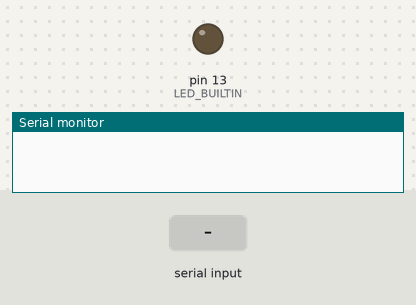
Recording of a sketch running on a simulated Arduino Uno, built with avr-gcc and run on an emulated ATmega328P. On the bench: output pins drawn as LEDs (lit = HIGH), the last lines printed to the serial monitor. Dashed ring = blinking. Inputs (shaded band) come from the test bench.

Above: at 1.2 s.
1.3 s: "90,45\n" received over Serial
At 3.45 s:
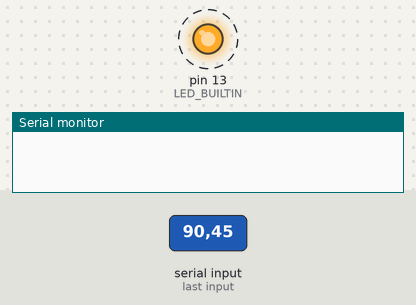
At 6.3 s:
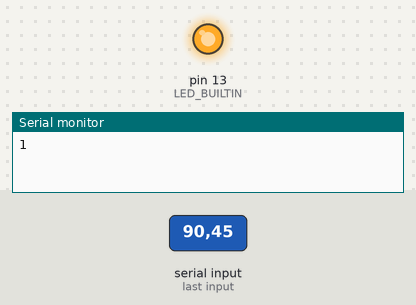
Timing chart, 0 to 7.8 s (numbered marks = the images above; inputs shaded):
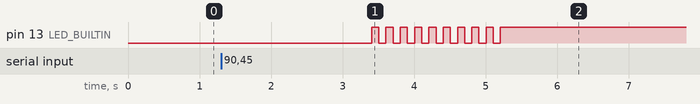

The sketch:

realtest.ino
```cpp
#include <VarSpeedServo.h>
VarSpeedServo myservo1,myservo2,myservo3,myservo4,myservo5;
float serv[4];

float j1=90;float j2=120;float j3=50;float j4=90; float j5=10;

int a;
const int servoPin1 =6; // the digital pin used for the servo
const int servoPin2 =7;
const int servoPin3=8;
const int servoPin4=9;
const int servoPin5=10;

void setup()
{
  a=6;
  pinMode(LED_BUILTIN, OUTPUT);
  Serial.begin(9600);
}

void loop()
{
  receiveM();
  while (a==0) gerak_ambil(); //objek target
  while (a==2) gerak_letak();//grab
  while (a==4) gerak_inisial();
}

void receiveM(){
  if(Serial.available())
  {
  for(int i=0;i<=3;i++) serv[i]=Serial.parseFloat();
  a=serv[3];
  }
}

void gerak_ambil(){
for (int q=0; q<10; q++){
  digitalWrite(LED_BUILTIN, LOW);   // turn the LED on (HIGH is the voltage level)
  delay(100);
  digitalWrite(LED_BUILTIN, HIGH);   // turn the LED on (HIGH is the voltage level)
  delay(100);
}
//gerak dan ambil

a=1;
Serial.println(a);
}

void gerak_letak(){
//gerak dan letak
  digitalWrite(LED_BUILTIN, LOW);   // turn the LED on (HIGH is the voltage level)
  delay(3000);
  a=3;
  Serial.println(a);
}


void gerak_inisial(){
//proses ke lokasi kotak
  delay(1000);
  a=5;
  Serial.println(a);
}
```

Measured:
- after the input at 1.3 s, pin 13 (LED_BUILTIN): alternates HIGH for 0.10 s and LOW for 0.10 s, 19 changes in all, then stays HIGH, starting after 2.1 s
